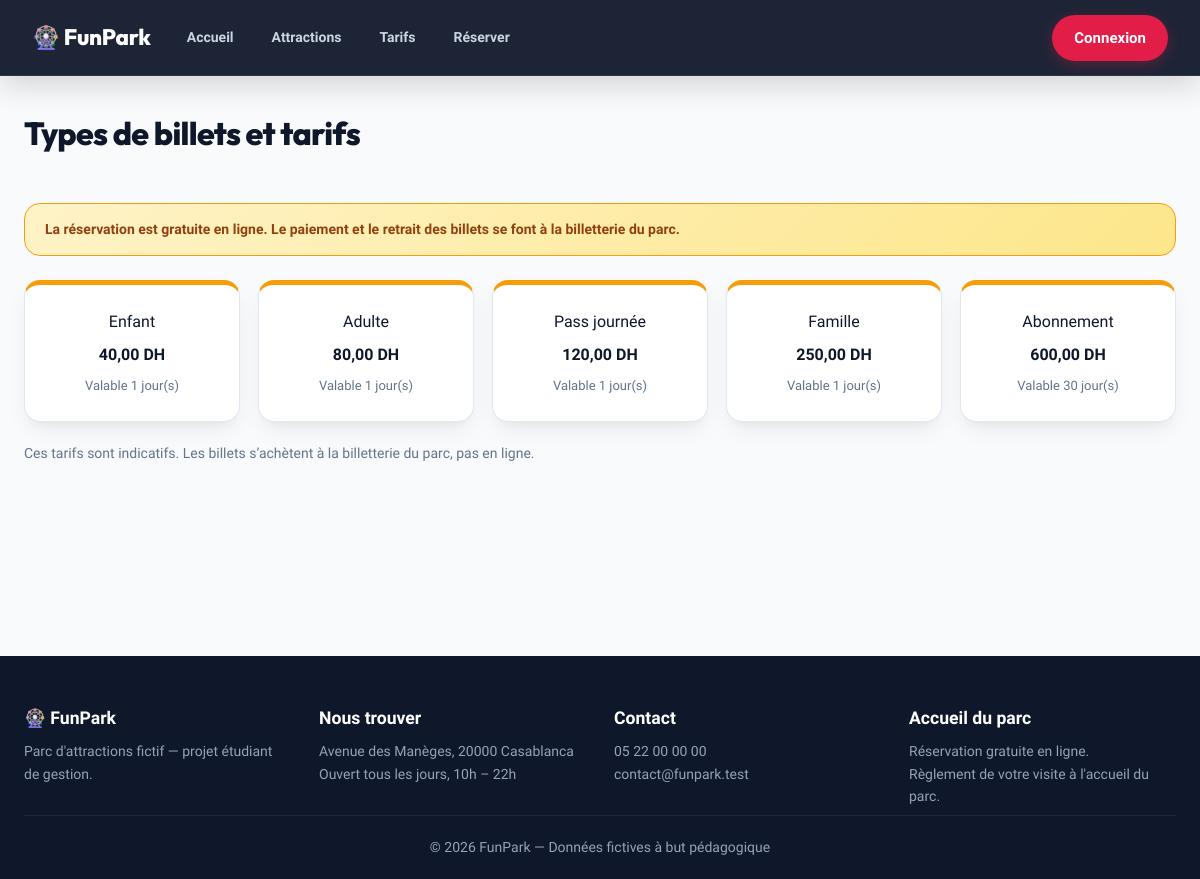
Screenshot of /index.php?page=billets&action=types with the database file from the repository.
### tables this page shows
CREATE TABLE type_billet (
  id_type_billet INT AUTO_INCREMENT PRIMARY KEY,
  nom VARCHAR(50) NOT NULL,
  tarif DECIMAL(8,2) NOT NULL,
  duree_validite INT NOT NULL DEFAULT 1    
);

### controllers/BilletController.php (called while the page is built, shortened)
<?php
class BilletController {
    private $pdo, $billet;
    public function __construct($pdo) {
        $this->billet = new Billet($pdo);
    }
    public function actionTypes() {
        vue('billets/types', ['types' => $this->billet->types()]);
    }
}

### index.php (called while the page is built, shortened)
<?php
require RACINE . '/config/helpers.php';
$action = $_GET['action'] ?? 'index';
try {
    $controleur = new $nomClasse(getPDO());
    $methode = 'action' . ucfirst($action);
    $controleur->$methode();
} catch (PDOException $e) {
    die("Erreur de base de données : " . e($e->getMessage()));
}

### models/Billet.php (called while the page is built, shortened)
<?php
class Billet {
    private $pdo;
    public function __construct($pdo) { $this->pdo = $pdo; }
    public function types() {
        return $this->pdo->query("SELECT * FROM type_billet ORDER BY tarif")->fetchAll();
    }
}

### views/billets/types.php (the view, shortened to what this page needs)
<?php $titrePage = 'Tarifs'; $role = roleActuel(); ?>
<div class="entete"><h1>Types de billets et tarifs</h1>
    <?php if ($role === 'admin'): ?><a class="btn" href="<?= e(url('billets', 'typeAjouter')) ?>">+ Ajouter un type</a><?php endif; ?></div>
<?php if ($role !== 'admin') bandeauBilletterie(); ?>
<?php if (!estPersonnel()): ?>
<div class="grille-tarifs">
    <?php foreach ($types as $t): ?>
    <article class="carte-tarif">
        <span><?= e($t['nom']) ?></span>
        <strong><?= montant($t['tarif']) ?></strong>
        <small>Valable <?= (int)$t['duree_validite'] ?> jour(s)</small>
    </article>
    <?php endforeach; ?>
</div>
<p class="aide" style="margin-top:20px">Ces tarifs sont indicatifs. Les billets s’achètent à la billetterie du parc, pas en ligne.</p>
<?php endif; ?>

### public/css/style.css (style rules this page uses)
:root { --font-body: 'Plus Jakarta Sans', system-ui, -apple-system, sans-serif; --font-heading: 'Outfit', 'Plus Jakarta Sans', sans-serif; --violet: #4f46e5; --violet-fonce: #0f172a; --violet-back: #1e1b4b; --magenta: #e11d48; --magenta-hover: #be123c; --or: #f59e0b; --or-clair: #fde047; --ciel: #0284c7; --emerald: #10b981; --creme: #f8fafc; --blanc: #ffffff; --texte: #0f172a; --texte-doux: #64748b; --bordure: #e2e8f0; --ombre: 0 10px 25px -5px rgba(15, 23, 42, 0.08), 0 8px 10px -6px rgba(15, 23, 42, 0.04); --ombre-forte: 0 20px 35px -5px rgba(15, 23, 42, 0.14), 0 10px 15px -5px rgba(15, 23, 42, 0.08); --rayon: 16px; --rayon-lg: 24px; --nav-h: 76px; --sidebar-w: 265px; }
*, *::before, *::after { box-sizing: border-box; }
html { scroll-behavior: smooth; width: 100%; min-height: 100%; margin: 0; padding: 0; }
body { width: 100%; min-height: 100%; margin: 0; padding: 0; font-family: var(--font-body); background: var(--creme); color: var(--texte); line-height: 1.6; -webkit-font-smoothing: antialiased; }
h1, h2, h3, h4, h5, h6 { font-family: var(--font-heading); font-weight: 700; letter-spacing: -0.02em; }
h1 { font-size: 2rem; margin: 0 0 20px; color: var(--violet-fonce); font-weight: 800; }
.entete { display: flex; justify-content: space-between; align-items: center; flex-wrap: wrap; gap: 16px; margin-bottom: 24px; }
.aide { color: var(--texte-doux); font-size: 14px; margin-top: 8px; }
small { color: var(--texte-doux); font-size: 13px; }
.grille-tarifs { display: grid; grid-template-columns: repeat(auto-fill, minmax(200px, 1fr)); gap: 18px; }
.carte-tarif { background: var(--blanc); border-radius: var(--rayon); padding: 24px 20px; text-align: center; box-shadow: var(--ombre); border: 1px solid var(--bordure); border-top: 5px solid var(--or); display: flex; flex-direction: column; align-items: center; gap: 8px; }

### rows the page displays
type_billet: nom "Enfant", tarif "40,00 DH", duree_validite "1"
type_billet: nom "Adulte", tarif "80,00 DH", duree_validite "1"
type_billet: nom "Pass journée", tarif "120,00 DH", duree_validite "1"
type_billet: nom "Famille", tarif "250,00 DH", duree_validite "1"
type_billet: nom "Abonnement", tarif "600,00 DH", duree_validite "30"
